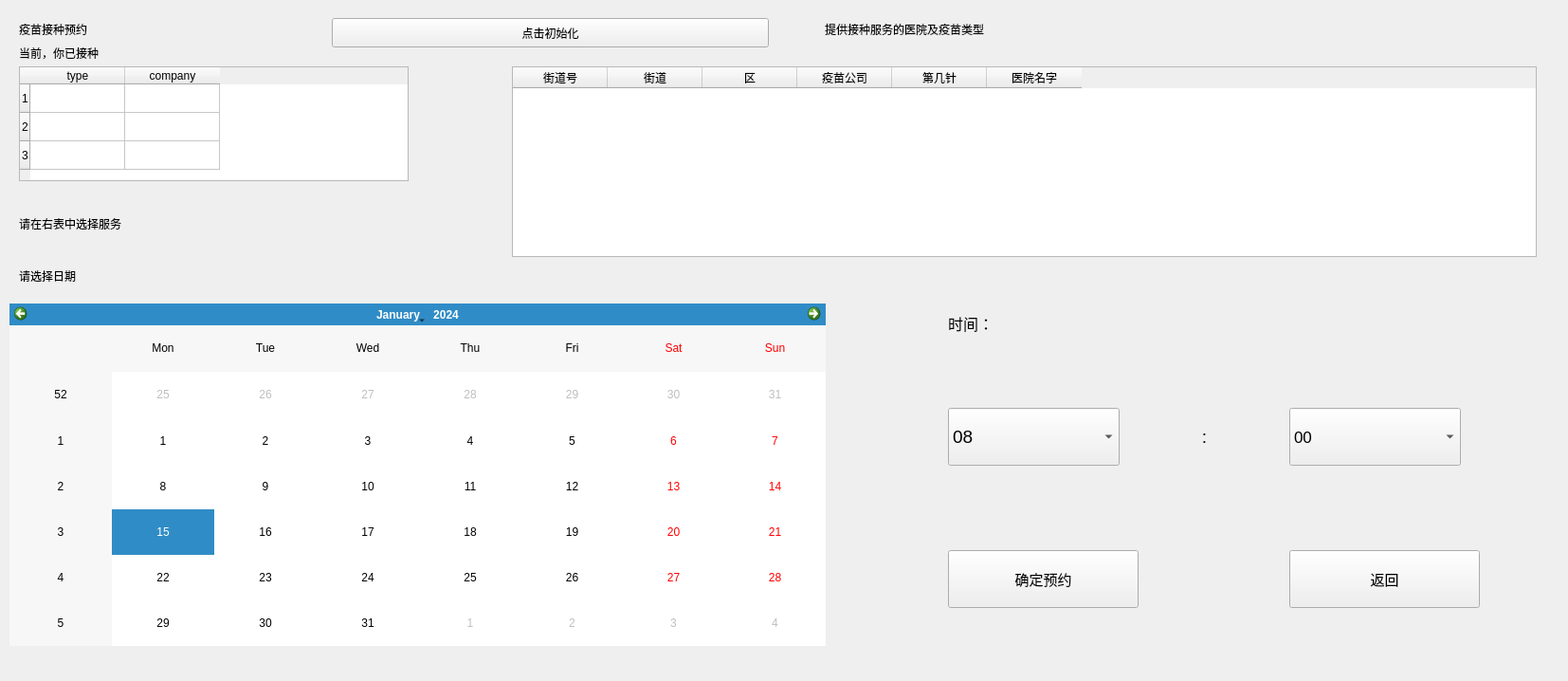
<?xml version="1.0" encoding="UTF-8"?>
<ui version="4.0">
 <class>vaccine_appointment</class>
 <widget class="QWidget" name="vaccine_appointment">
  <property name="geometry">
   <rect>
    <x>0</x>
    <y>0</y>
    <width>1654</width>
    <height>718</height>
   </rect>
  </property>
  <property name="minimumSize">
   <size>
    <width>1300</width>
    <height>400</height>
   </size>
  </property>
  <property name="windowTitle">
   <string>疫苗接种预约</string>
  </property>
  <widget class="QTableWidget" name="vaccine_tb">
   <property name="geometry">
    <rect>
     <x>540</x>
     <y>70</y>
     <width>1081</width>
     <height>201</height>
    </rect>
   </property>
   <column>
    <property name="text">
     <string>街道号</string>
    </property>
   </column>
   <column>
    <property name="text">
     <string>街道</string>
    </property>
   </column>
   <column>
    <property name="text">
     <string>区</string>
    </property>
   </column>
   <column>
    <property name="text">
     <string>疫苗公司</string>
    </property>
   </column>
   <column>
    <property name="text">
     <string>第几针</string>
    </property>
   </column>
   <column>
    <property name="text">
     <string>医院名字</string>
    </property>
   </column>
  </widget>
  <widget class="QLabel" name="label">
   <property name="geometry">
    <rect>
     <x>20</x>
     <y>10</y>
     <width>321</width>
     <height>41</height>
    </rect>
   </property>
   <property name="text">
    <string>疫苗接种预约</string>
   </property>
  </widget>
  <widget class="QLabel" name="label_2">
   <property name="geometry">
    <rect>
     <x>20</x>
     <y>40</y>
     <width>261</width>
     <height>31</height>
    </rect>
   </property>
   <property name="text">
    <string>当前，你已接种</string>
   </property>
  </widget>
  <widget class="QTableWidget" name="personal_tb">
   <property name="geometry">
    <rect>
     <x>20</x>
     <y>70</y>
     <width>411</width>
     <height>121</height>
    </rect>
   </property>
   <row>
    <property name="text">
     <string>1</string>
    </property>
   </row>
   <row>
    <property name="text">
     <string>2</string>
    </property>
   </row>
   <row>
    <property name="text">
     <string>3</string>
    </property>
   </row>
   <column>
    <property name="text">
     <string>type</string>
    </property>
   </column>
   <column>
    <property name="text">
     <string>company</string>
    </property>
   </column>
  </widget>
  <widget class="QLabel" name="label_3">
   <property name="geometry">
    <rect>
     <x>870</x>
     <y>10</y>
     <width>771</width>
     <height>41</height>
    </rect>
   </property>
   <property name="text">
    <string>提供接种服务的医院及疫苗类型</string>
   </property>
  </widget>
  <widget class="QLabel" name="label_4">
   <property name="geometry">
    <rect>
     <x>20</x>
     <y>220</y>
     <width>261</width>
     <height>31</height>
    </rect>
   </property>
   <property name="text">
    <string>请在右表中选择服务</string>
   </property>
  </widget>
  <widget class="QLabel" name="label_5">
   <property name="geometry">
    <rect>
     <x>20</x>
     <y>280</y>
     <width>391</width>
     <height>21</height>
    </rect>
   </property>
   <property name="text">
    <string>请选择日期</string>
   </property>
  </widget>
  <widget class="QCalendarWidget" name="calendarWidget">
   <property name="geometry">
    <rect>
     <x>10</x>
     <y>320</y>
     <width>861</width>
     <height>361</height>
    </rect>
   </property>
  </widget>
  <widget class="QComboBox" name="hour">
   <property name="geometry">
    <rect>
     <x>1000</x>
     <y>430</y>
     <width>181</width>
     <height>61</height>
    </rect>
   </property>
   <property name="font">
    <font>
     <pointsize>14</pointsize>
    </font>
   </property>
   <item>
    <property name="text">
     <string>08</string>
    </property>
   </item>
   <item>
    <property name="text">
     <string>09</string>
    </property>
   </item>
   <item>
    <property name="text">
     <string>10</string>
    </property>
   </item>
   <item>
    <property name="text">
     <string>11</string>
    </property>
   </item>
   <item>
    <property name="text">
     <string>12</string>
    </property>
   </item>
   <item>
    <property name="text">
     <string>13</string>
    </property>
   </item>
   <item>
    <property name="text">
     <string>14</string>
    </property>
   </item>
   <item>
    <property name="text">
     <string>15</string>
    </property>
   </item>
   <item>
    <property name="text">
     <string>16</string>
    </property>
   </item>
   <item>
    <property name="text">
     <string>17</string>
    </property>
   </item>
   <item>
    <property name="text">
     <string>18</string>
    </property>
   </item>
   <item>
    <property name="text">
     <string>19</string>
    </property>
   </item>
   <item>
    <property name="text">
     <string>20</string>
    </property>
   </item>
   <item>
    <property name="text">
     <string>21</string>
    </property>
   </item>
   <item>
    <property name="text">
     <string>22</string>
    </property>
   </item>
  </widget>
  <widget class="QLabel" name="label_6">
   <property name="geometry">
    <rect>
     <x>1000</x>
     <y>290</y>
     <width>281</width>
     <height>101</height>
    </rect>
   </property>
   <property name="font">
    <font>
     <pointsize>12</pointsize>
    </font>
   </property>
   <property name="text">
    <string>时间：</string>
   </property>
  </widget>
  <widget class="QComboBox" name="min">
   <property name="geometry">
    <rect>
     <x>1360</x>
     <y>430</y>
     <width>181</width>
     <height>61</height>
    </rect>
   </property>
   <property name="font">
    <font>
     <pointsize>13</pointsize>
    </font>
   </property>
   <item>
    <property name="text">
     <string>00</string>
    </property>
   </item>
   <item>
    <property name="text">
     <string>10</string>
    </property>
   </item>
   <item>
    <property name="text">
     <string>20</string>
    </property>
   </item>
   <item>
    <property name="text">
     <string>30</string>
    </property>
   </item>
   <item>
    <property name="text">
     <string>40</string>
    </property>
   </item>
   <item>
    <property name="text">
     <string>50</string>
    </property>
   </item>
  </widget>
  <widget class="QLabel" name="label_8">
   <property name="geometry">
    <rect>
     <x>1230</x>
     <y>420</y>
     <width>81</width>
     <height>81</height>
    </rect>
   </property>
   <property name="font">
    <font>
     <pointsize>14</pointsize>
    </font>
   </property>
   <property name="text">
    <string>:</string>
   </property>
   <property name="alignment">
    <set>Qt::AlignCenter</set>
   </property>
  </widget>
  <widget class="QPushButton" name="confirm">
   <property name="geometry">
    <rect>
     <x>1000</x>
     <y>580</y>
     <width>201</width>
     <height>61</height>
    </rect>
   </property>
   <property name="font">
    <font>
     <pointsize>11</pointsize>
    </font>
   </property>
   <property name="text">
    <string>确定预约</string>
   </property>
  </widget>
  <widget class="QPushButton" name="back">
   <property name="geometry">
    <rect>
     <x>1360</x>
     <y>580</y>
     <width>201</width>
     <height>61</height>
    </rect>
   </property>
   <property name="font">
    <font>
     <pointsize>11</pointsize>
    </font>
   </property>
   <property name="text">
    <string>返回</string>
   </property>
  </widget>
  <widget class="QPushButton" name="pushButton">
   <property name="geometry">
    <rect>
     <x>350</x>
     <y>19</y>
     <width>461</width>
     <height>31</height>
    </rect>
   </property>
   <property name="sizePolicy">
    <sizepolicy hsizetype="Preferred" vsizetype="Preferred">
     <horstretch>0</horstretch>
     <verstretch>0</verstretch>
    </sizepolicy>
   </property>
   <property name="text">
    <string>点击初始化</string>
   </property>
  </widget>
 </widget>
 <resources/>
 <connections/>
</ui>
